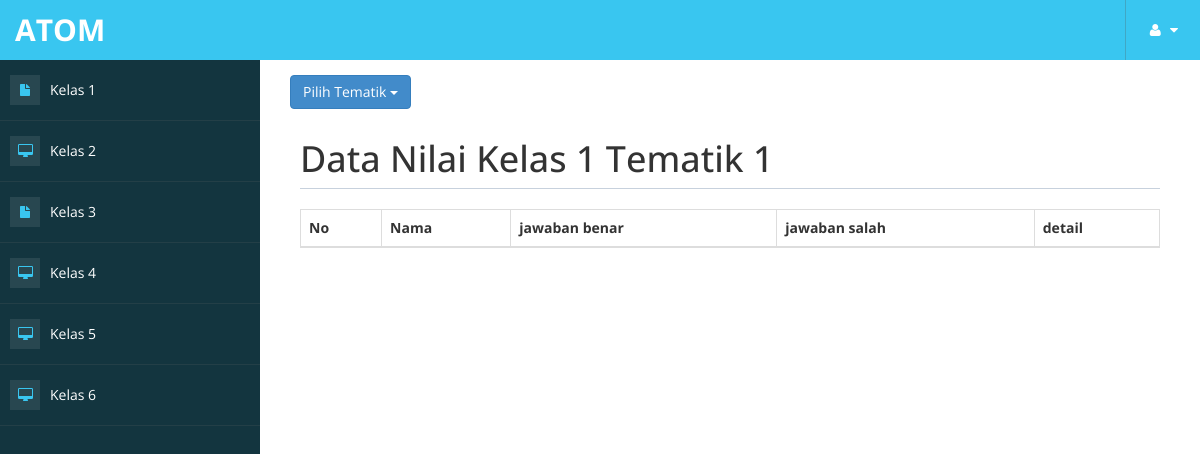
/nilaisiswa.php, run on an earlier commit of the app's database.
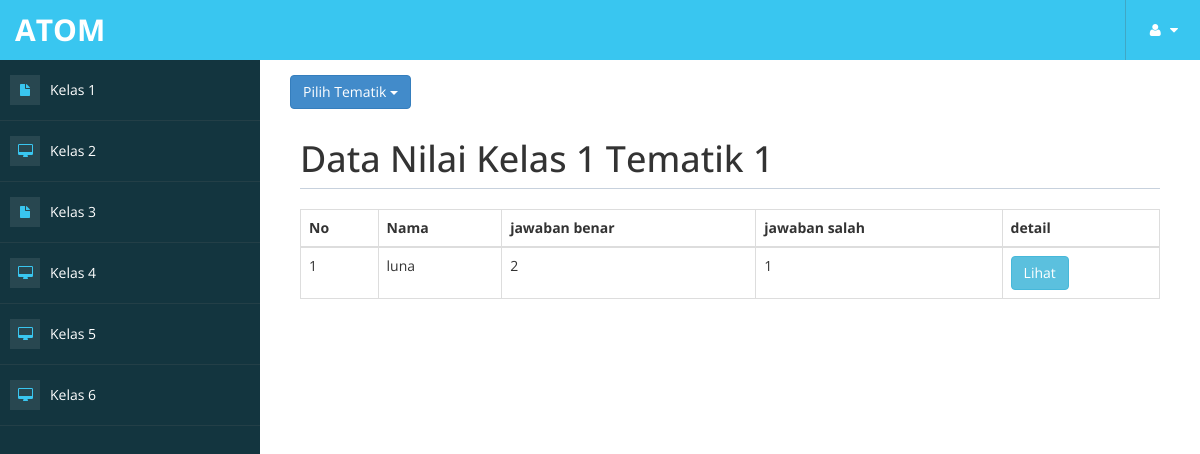
And on a later commit of the database.
### tables this page shows
CREATE TABLE `tb_nilai_siswa` (
  `id_nilai` bigint(20) NOT NULL,
  `nama_siswa` varchar(100) NOT NULL,
  `kelas` int(1) NOT NULL,
  `tematik` int(1) NOT NULL,
  `jawaban_siswa` varchar(100) NOT NULL,
  `tgl_input` datetime NOT NULL
);

### nilaisiswa.php (the view, shortened to what the changed rows need)
<!DOCTYPE html>
<html xmlns="http://www.w3.org/1999/xhtml">
<head>
    <link href="assets/css/bootstrap.css" rel="stylesheet" />
    <link href="assets/css/font-awesome.css" rel="stylesheet" />
    <link href="assets/css/custom-styles.css" rel="stylesheet" />
</head>
<?php
include "koneksi.php";
  if(!isset($_GET['kelas'])){
    $kelas = 1;
  }else{
    $kelas = $_GET['kelas'];
  }
  if(!isset($_GET['tematik'])){
    $tematik = 1;
  }else{
    $tematik = $_GET['tematik'];
  }
?>
<body>
    <div id="wrapper">
        <div id="page-wrapper">
            <div id="page-inner">
                <div class="row">
                    <div class="col-md-12">
                        <h1 class="page-header">
                            Data Nilai Kelas <?=$kelas?> Tematik <?=$tematik?>
                        </h1>
                        <div class="row">
                            <div class="col-lg-12">
                                <table class="table table-bordered">
                                  <thead>
                                    <tr>
                                      <th>No</th>
                                      <th>Nama</th>
                                      <th>jawaban benar</th>
                                      <th>jawaban salah</th>
                                      <th>detail</th>
                                    </tr>
                                  </thead>
                                  <tbody>
                                    <?php
                                      $data_nilai = mysqli_query($koneksi,"SELECT * FROM tb_nilai_siswa where kelas=".$kelas." && tematik=".$tematik."");
                                      $data_soal = mysqli_query($koneksi,"SELECT * FROM tb_soalkelas where kelas=".$kelas." && tematik=".$tematik."");
                                      $no = 0;
                                      foreach($data_nilai as $d_n){
                                        $benar = 0;
                                        $salah = 0;
                                        $jawaban_siswa = (array)json_decode($d_n['jawaban_siswa']);
                                        foreach ($data_soal as $d_s) {
                                          if($jawaban_siswa[$d_s['id_soal']] == $d_s['jawaban']){
                                            $benar++;
                                          }else{
                                            $salah++;
                                          }
                                        }
                                        ?>
                                      <tr>
                                        <td><?=$no+1?></td>
                                        <td><?=$d_n['nama_siswa']?></td>
                                        <td><?=$benar?></td>
                                        <td><?=$salah?></td>
                                        <td><a href="http://localhost/bob/lihatdetailnilai.php?kelas=<?=$kelas?>&tematik=<?=$tematik?>&id_nilai=<?=$d_n['id_nilai']?>"><button type="button" class="btn btn-info" >Lihat</button></a></td>
                                      </tr>
                                      <?php
                                      }
                                     ?>
                                  </tbody>
                                </table>
                            </div>
                        </div>
</body>
</html>

What changed in the data, as far as the page shows it:
added tb_nilai_siswa: nama_siswa "luna", benar "2", salah "1"
